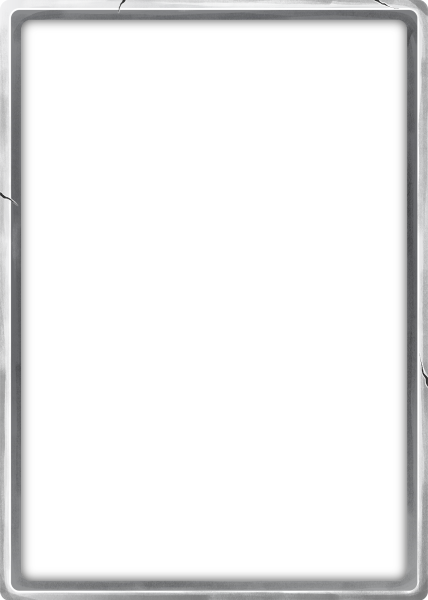
#> input picture card_frame/cropped/reference/reference.png.png, 856 x 1200 px, found by its file name (shown at 1/2 size)
$ python postprocess.py
#> lines starting #> are read from the running program, lines starting #| are printed output that depends on the picture; after the words box and inside, x2 and y2 are one past the last pixel; in counts of white or black regions, pixels touching at a corner belong together
import os
from PIL import Image
import numpy as np

# ─── CONFIG ────────────────────────────────────────────────────────────
BASE_DIR       = "card_frame/cropped"
SRC_DIR        = os.path.join(BASE_DIR, "src")
REF_PATH       = os.path.join(BASE_DIR, "reference", "reference.png.png")
OUT_DIR        = os.path.join(BASE_DIR, "out")
ALPHA_MIN      = 16    # alpha ≥ this is “frame”; tweak if needed
# ────────────────────────────────────────────────────────────────────────

os.makedirs(OUT_DIR, exist_ok=True)

def frame_bbox(im):
    """
    Return (x0,y0,x1,y1) of the *non-transparent* frame pixels.
    """
    arr = np.array(im.convert("RGBA"))
    alpha = arr[:, :, 3]
    mask = alpha >= ALPHA_MIN
    ys, xs = np.where(mask)
    if not len(xs):
        raise ValueError("No opaque pixels found")
    return xs.min(), ys.min(), xs.max(), ys.max()

# 1) load & measure the REFERENCE
ref_im = Image.open(REF_PATH).convert("RGBA")
#> ref_im is the input picture: PIL image 856x1200 RGBA; mean R, G, B, A 25.6, 25.7, 25.9, 42.7
ref_w, ref_h = ref_im.size
#> ref_w = 856; ref_h = 1200
rx0, ry0, rx1, ry1 = frame_bbox(ref_im)
#> in frame_bbox, `alpha = arr[:, :, 3]`:
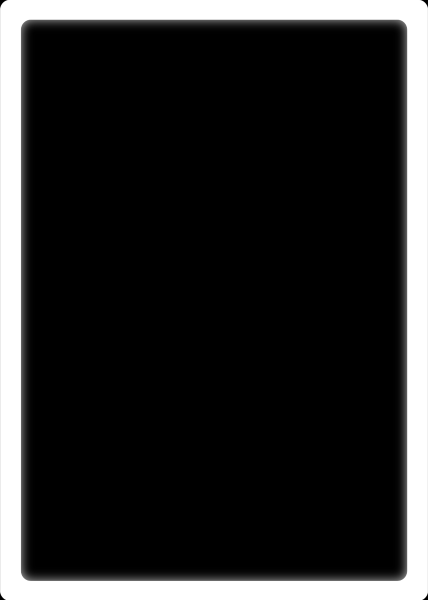
#> alpha: shape (1200, 856) (shown at 1/2 size); min 0, max 255, mean 42.7
#> in frame_bbox, `mask = alpha >= ALPHA_MIN`:
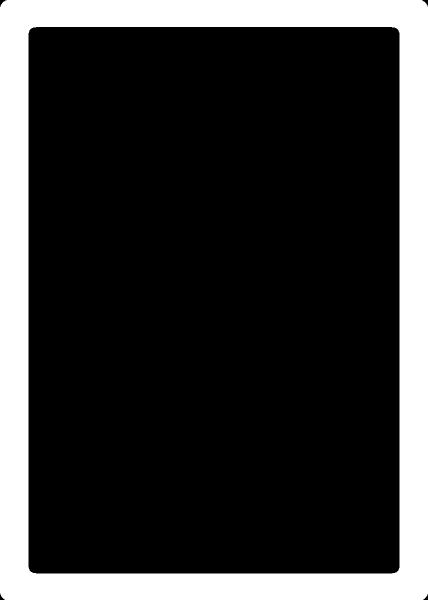
#> mask: shape (1200, 856) bool (shown at 1/2 size); 21% white; 1 white region, box (x1, y1, x2, y2) and area: (0, 0, 856, 1200) 216161
#> rx0 = 0; ry0 = 0; rx1 = 855; ry1 = 1199
ref_frame_w = rx1 - rx0 + 1
#> ref_frame_w = 856
ref_frame_h = ry1 - ry0 + 1
#> ref_frame_h = 1200

print(f"Reference canvas: {(ref_w,ref_h)}, frame box: {(rx0,ry0,rx1,ry1)}, size: {(ref_frame_w,ref_frame_h)}")
#| Reference canvas: (856, 1200), frame box: (0, 0, 855, 1199), size: (856, 1200)

# 2) process each source
for fn in sorted(os.listdir(SRC_DIR)):
    if not fn.lower().endswith(".png"):
        continue

    src = Image.open(os.path.join(SRC_DIR, fn)).convert("RGBA")
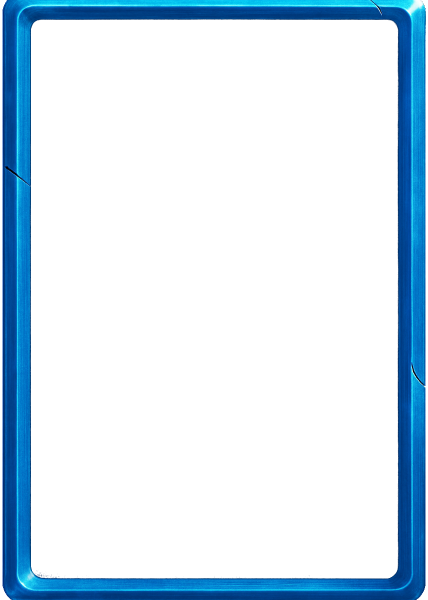
#> input picture card_frame/cropped/src/blue_1.png, 856 x 1200 px, found by its file name (shown at 1/2 size)
#> src is the input picture: PIL image 856x1200 RGBA; mean R, G, B, A 1, 19.6, 33.2, 48.4
    sx0, sy0, sx1, sy1 = frame_bbox(src)
#> in frame_bbox (call 2), `alpha = arr[:, :, 3]`:
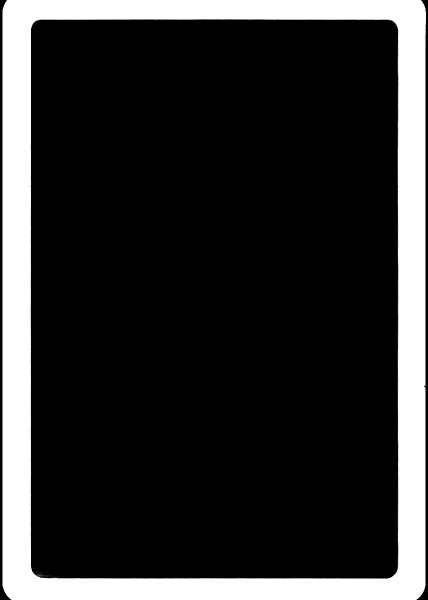
#> alpha: shape (1200, 856) (shown at 1/2 size); min 0, max 255, mean 48.4
#> in frame_bbox (call 2), `mask = alpha >= ALPHA_MIN`:
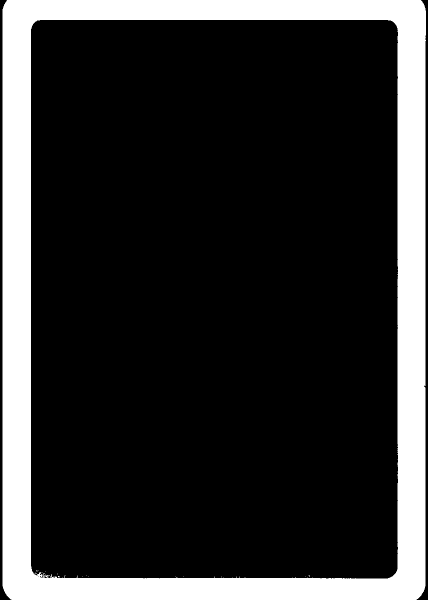
#> mask: shape (1200, 856) bool (shown at 1/2 size); 19.2% white; 32 white regions (31 under 20 px), largest, box (x1, y1, x2, y2) and area: (5, 0, 852, 1200) 197098
#> sx0 = 5; sy0 = 0; sx1 = 851; sy1 = 1199
    src_frame_w = sx1 - sx0 + 1
#> src_frame_w = 847
    src_frame_h = sy1 - sy0 + 1
#> src_frame_h = 1200

    # uniform scale so that source frame width matches reference
    scale = ref_frame_w / src_frame_w
#> scale = 1.01

    new_size = (int(src.width * scale), int(src.height * scale))
#> new_size = (865, 1212)
    resized = src.resize(new_size, Image.LANCZOS)

    # 3) center on ref-sized canvas
    canvas = Image.new("RGBA", (ref_w, ref_h), (0,0,0,0))
#> canvas: PIL image 856x1200 RGBA; every value is 0
    off_x = (ref_w  - new_size[0]) // 2
#> off_x = -5
    off_y = (ref_h  - new_size[1]) // 2
#> off_y = -6
    canvas.paste(resized, (off_x, off_y), resized)
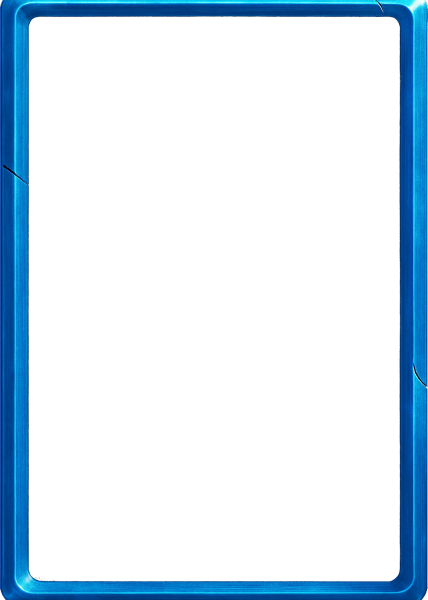
#> canvas: PIL image 856x1200 RGBA (shown at 1/2 size); mean R, G, B, A 0.9, 18.7, 31.9, 46.6; transparent parts drawn white

    out_path = os.path.join(OUT_DIR, fn)
    canvas.save(out_path)
    print(f"{fn}: frame {src_frame_w}×{src_frame_h} → scaled {new_size} → saved to out/")
#| blue_1.png: frame 847×1200 → scaled (865, 1212) → saved to out/
#> pass 2 of the loop `for fn in sorted(os.listdir(SRC_DIR)):`:
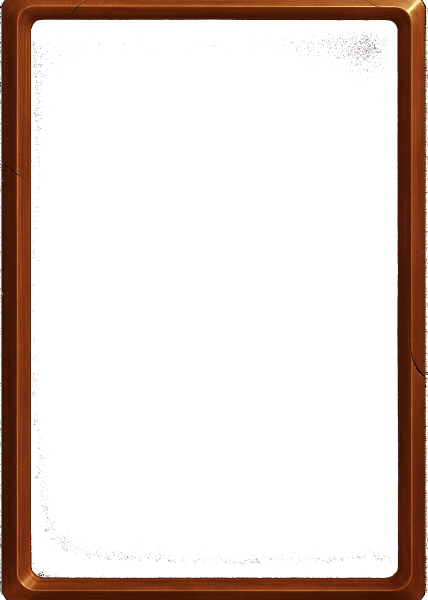
#> input picture card_frame/cropped/src/brown_1.png, 856 x 1200 px, found by its file name (shown at 1/2 size)
#> src is the input picture: PIL image 856x1200 RGBA; mean R, G, B, A 20, 8.2, 2.9, 50.1
#> in frame_bbox (call 3), `alpha = arr[:, :, 3]`:
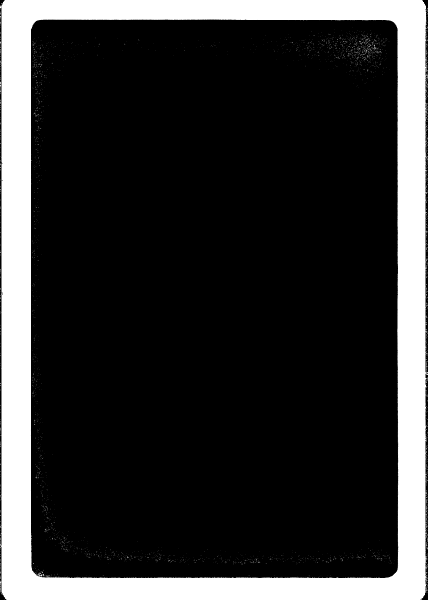
#> alpha: shape (1200, 856) (shown at 1/2 size); min 0, max 255, mean 50.1
#> in frame_bbox (call 3), `mask = alpha >= ALPHA_MIN`:
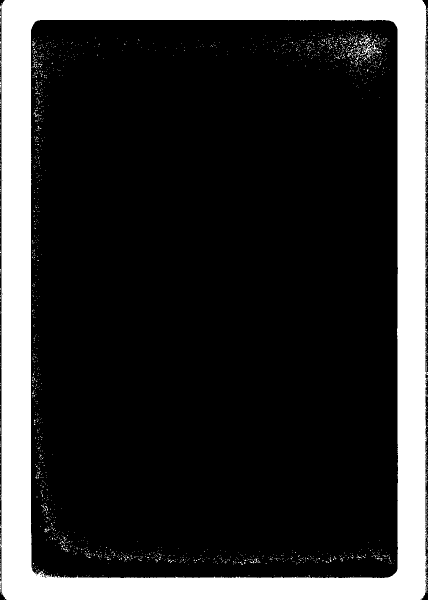
#> mask: shape (1200, 856) bool (shown at 1/2 size); 20.1% white; 2020 white regions (2008 under 20 px), largest, box (x1, y1, x2, y2) and area: (0, 0, 854, 1200) 201560, (725, 82, 748, 119) 206, (718, 75, 741, 90) 107
#> sx0 = 0; sx1 = 855
#> src_frame_w = 856
#> scale = 1
#> new_size = (856, 1200)
#> off_x = 0
#| brown_1.png: frame 856×1200 → scaled (856, 1200) → saved to out/
#> pass 3 of the loop `for fn in sorted(os.listdir(SRC_DIR)):`:
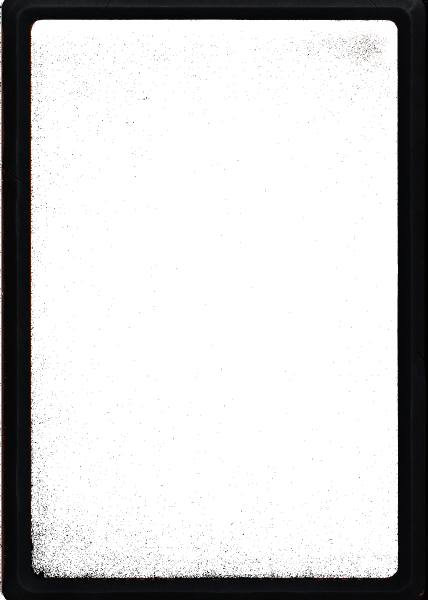
#> input picture card_frame/cropped/src/dark_1.png, 856 x 1200 px, found by its file name (shown at 1/2 size)
#> src is the input picture: PIL image 856x1200 RGBA; mean R, G, B, A 2.9, 2.7, 2.9, 53.1
#> in frame_bbox (call 4), `alpha = arr[:, :, 3]`:
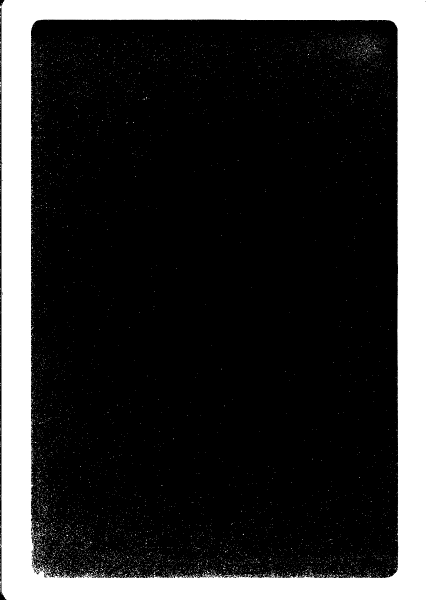
#> alpha: shape (1200, 856) (shown at 1/2 size); min 0, max 255, mean 53.1
#> in frame_bbox (call 4), `mask = alpha >= ALPHA_MIN`:
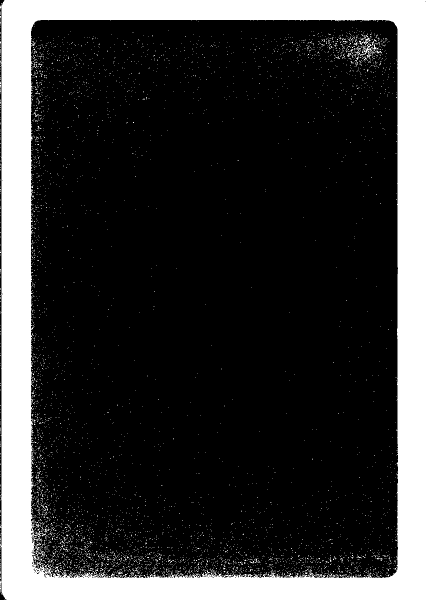
#> mask: shape (1200, 856) bool (shown at 1/2 size); 21.6% white; 4837 white regions (4815 under 20 px), largest, box (x1, y1, x2, y2) and area: (0, 0, 856, 1200) 210859, (725, 82, 748, 119) 206, (718, 75, 741, 90) 107
#| dark_1.png: frame 856×1200 → scaled (856, 1200) → saved to out/
